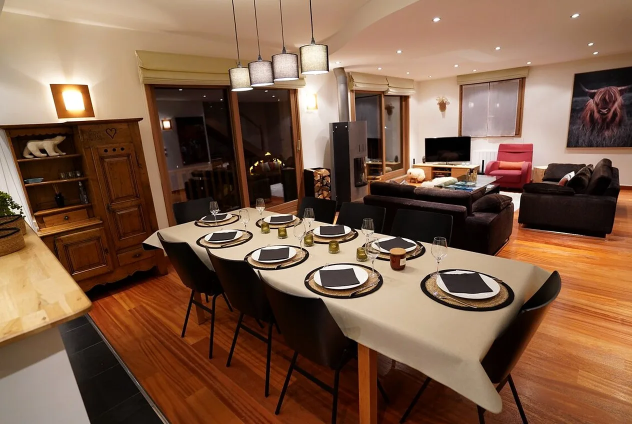
#> input picture img/h/pessah-table-1264.webp, 1264 x 848 px, given in place of valthorens-table.jpg, which was not available (shown at 1/2 size)
$ python _lot4_0611_pessah.py
#> lines starting #> are read from the running program, lines starting #| are printed output that depends on the picture
# -*- coding: utf-8 -*-
"""Lot 4, n° 18 : page Pessah /kosher-pesach-french-alps/ en 4 langues. Idempotent (marqueurs LOT4-PESSAH). Depuis site-v5/.
 - bannière : photo réelle de table dressée du chalet de Val Thorens (img/chalet/valthorens-table.jpg, aucune hallah) à la
   place de wp-soleil (neige au soleil, sans rapport avec la fête) ;
 - section « Votre minhag, votre table » : séfarade ou ashkénaze, kitniyot, gebrokts, matsa : rien d'affirmé sur ce que
   l'équipe sait faire, le client dit son minhag et reçoit une confirmation écrite (questions à Mendel dans le rapport) ;
 - section « Skier à Pessah 2027 » : texte du rapport 06-reports/2026-11-06-stations-ouvertes-pessah-2027.md (stations dont
   la fermeture 2026-27 est publiée, sous réserve de neige) ;
 - 2 questions de FAQ (minhag, ski) ; JSON-LD FAQ complété par _build_i18n.py ld (lancé après)."""
import io, os, re
from PIL import Image
os.chdir(os.path.dirname(os.path.abspath(__file__)))
PAGE = "kosher-pesach-french-alps"
A, Z = "<!--LOT4-PESSAH-->", "<!--/LOT4-PESSAH-->"
FA, FZ = "<!--LOT4-PESSAH-FAQ-->", "<!--/LOT4-PESSAH-FAQ-->"

T = {
 "": dict(
  minhag_h=("Your minhag, ", "your table"),
  minhag_p="Sephardi or Ashkenazi, tell us with your dates. Our team confirms in writing what it prepares for your group.",
  minhag=[("Kitniyot or not.", "Tell us whether your family eats kitniyot at Pesach: the menus follow your custom."),
          ("Gebrokts or not.", "Matza cooked in liquid or kept dry during the holiday: say which custom you keep."),
          ("Matza for the seder.", "Hand-made shmura matza or machine matza: tell us what you need and we tell you what we can provide.")],
  ski_h=("Skiing at ", "Pesach 2027"),
  ski_p=["Pesach 2027 begins on the evening of Wednesday 21 April. Several high-altitude resorts have announced ski seasons that run past that date: Val Thorens, Val d'Isère and Les Deux Alpes until 2 May, Alpe d'Huez until 25 April, and La Plagne and Les Arcs until 24 April. Closing dates belong to each resort and depend on snow, so we confirm them with the resort before you book.",
         "Tell us your dates and your group, and we will suggest a chalet in a resort where the lifts should still be running."],
  faq=[("Sephardi or Ashkenazi?", "Both. Tell us your minhag with your dates: kitniyot or not, gebrokts or not, the matza you want for the seder. Our team confirms in writing what it prepares."),
       ("Can we ski during Pesach 2027?", "In the high resorts, yes: Val Thorens, Val d'Isère and Les Deux Alpes have announced a season until 2 May, Alpe d'Huez until 25 April, La Plagne and Les Arcs until 24 April, subject to snow.")]),
 "fr": dict(
  minhag_h=("Votre minhag, ", "votre table"),
  minhag_p="Séfarade ou ashkénaze, dites-le-nous avec vos dates. Notre équipe vous confirme par écrit ce qu'elle prépare pour votre groupe.",
  minhag=[("Kitniyot ou non.", "Dites-nous si votre famille mange des kitniyot à Pessah : les menus suivent votre minhag."),
          ("Gebrokts ou non.", "Matsa trempée ou gardée sèche pendant la fête : dites-nous l'usage que vous suivez."),
          ("La matsa du séder.", "Matsa chmoura faite à la main ou matsa machine : dites-nous ce qu'il vous faut, nous vous disons ce que nous pouvons fournir.")],
  ski_h=("Skier à ", "Pessah 2027"),
  ski_p=["Pessah 2027 commence le mercredi 21 avril au soir. Plusieurs stations d'altitude ont annoncé une saison de ski qui dépasse cette date : Val Thorens, Val d'Isère et Les Deux Alpes jusqu'au 2 mai, l'Alpe d'Huez jusqu'au 25 avril, La Plagne et Les Arcs jusqu'au 24 avril. Chaque station fixe sa date de fermeture selon l'enneigement ; nous la confirmons avec la station avant votre réservation.",
         "Indiquez-nous vos dates et votre groupe, et nous vous proposerons un chalet dans une station dont les remontées devraient encore fonctionner."],
  faq=[("Séfarade ou ashkénaze ?", "Les deux. Dites-nous votre minhag avec vos dates : kitniyot ou non, gebrokts ou non, la matsa que vous voulez pour le séder. Notre équipe vous confirme par écrit ce qu'elle prépare."),
       ("Peut-on skier pendant Pessah 2027 ?", "Dans les stations d'altitude, oui : Val Thorens, Val d'Isère et Les Deux Alpes ont annoncé une saison jusqu'au 2 mai, l'Alpe d'Huez jusqu'au 25 avril, La Plagne et Les Arcs jusqu'au 24 avril, sous réserve de neige.")]),
 "es": dict(
  minhag_h=("Su minhag, ", "su mesa"),
  minhag_p="Sefardí o askenazí, díganoslo con sus fechas. Nuestro equipo le confirma por escrito lo que prepara para su grupo.",
  minhag=[("Kitniyot o no.", "Díganos si su familia come kitniyot en Pésaj: los menús siguen su costumbre."),
          ("Gebrokts o no.", "Matzá remojada o guardada seca durante la fiesta: díganos la costumbre que siguen."),
          ("La matzá del séder.", "Matzá shmurá hecha a mano o matzá de máquina: díganos lo que necesitan y le decimos lo que podemos proporcionar.")],
  ski_h=("Esquiar en ", "Pésaj 2027"),
  ski_p=["Pésaj 2027 empieza el miércoles 21 de abril por la noche. Varias estaciones de altura han anunciado una temporada de esquí que supera esa fecha: Val Thorens, Val d'Isère y Les Deux Alpes hasta el 2 de mayo, Alpe d'Huez hasta el 25 de abril, La Plagne y Les Arcs hasta el 24 de abril. Cada estación fija su fecha de cierre según la nieve; la confirmamos con la estación antes de su reserva.",
         "Indíquenos sus fechas y su grupo, y le propondremos un chalet en una estación cuyos remontes deberían seguir funcionando."],
  faq=[("¿Sefardí o askenazí?", "Ambos. Díganos su minhag con sus fechas: kitniyot o no, gebrokts o no, la matzá que quieren para el séder. Nuestro equipo le confirma por escrito lo que prepara."),
       ("¿Se puede esquiar durante Pésaj 2027?", "En las estaciones de altura, sí: Val Thorens, Val d'Isère y Les Deux Alpes han anunciado una temporada hasta el 2 de mayo, Alpe d'Huez hasta el 25 de abril, La Plagne y Les Arcs hasta el 24 de abril, según la nieve.")]),
 "he": dict(
  minhag_h=("המנהג שלכם, ", "השולחן שלכם"),
  minhag_p="ספרדים או אשכנזים, כתבו לנו יחד עם התאריכים. הצוות שלנו מאשר בכתב מה הוא מכין לקבוצה שלכם.",
  minhag=[("קטניות או לא.", "כתבו לנו אם המשפחה אוכלת קטניות בפסח: התפריטים הולכים לפי המנהג שלכם."),
          ("שרויה או לא.", "מצה שרויה או יבשה במהלך החג: כתבו לנו איזה מנהג אתם נוהגים."),
          ("המצות לסדר.", "מצה שמורה בעבודת יד או מצת מכונה: כתבו לנו מה אתם צריכים ואנחנו אומרים מה אפשר לספק.")],
  ski_h=("סקי ב", "פסח 2027"),
  ski_p=["פסח 2027 מתחיל ביום רביעי, 21 באפריל, בערב. כמה אתרי סקי גבוהים הודיעו על עונת סקי שנמשכת אחרי התאריך הזה: ואל טורנס, ואל דיזר ולה דז אלפ עד 2 במאי, אלפ ד'ואז עד 25 באפריל, לה פלאן ולז ארק עד 24 באפריל. כל אתר קובע את תאריך הסגירה לפי השלג; אנחנו מאשרים אותו מול האתר לפני ההזמנה שלכם.",
         "כתבו לנו את התאריכים ואת הקבוצה, ונציע צ'אלה באתר שבו המעליות אמורות עדיין לפעול."],
  faq=[("ספרדים או אשכנזים?", "שניהם. כתבו לנו את המנהג שלכם יחד עם התאריכים: קטניות או לא, שרויה או לא, איזו מצה אתם רוצים לסדר. הצוות שלנו מאשר בכתב מה הוא מכין."),
       ("אפשר לעשות סקי בפסח 2027?", "באתרים הגבוהים כן: ואל טורנס, ואל דיזר ולה דז אלפ הודיעו על עונה עד 2 במאי, אלפ ד'ואז עד 25 באפריל, לה פלאן ולז ארק עד 24 באפריל, בכפוף לשלג.")]),
}
LTR = lambda l, s: s if l != "he" else re.sub(r"([A-Za-z][A-Za-z' .\-]*[A-Za-z]|\d[\d .:\-]*\d|\d)", r'<span dir="ltr">\1</span>', s)

def rd(p): return io.open(p, encoding="utf-8", newline="").read()
def wr(p, s): io.open(p, "w", encoding="utf-8", newline="").write(s)

# 1. image de bannière (réelle), 3 largeurs
src = Image.open("img/chalet/valthorens-table.jpg").convert("RGB")
#> src is the input picture: PIL image 1264x848 RGB; mean R, G, B 126.7, 93.9, 72
for w in (640, 960, 1264):
    out = f"img/h/pessah-table-{w}.webp"
    if not os.path.exists(out):
        im = src.resize((w, round(src.height * w / src.width)), Image.LANCZOS); im.save(out, "WEBP", quality=82)
#> this loop made 3 passes
#> pass 1, `im = src.resize((w, round(src.height * w / src.width)), Image.LANCZOS)`:
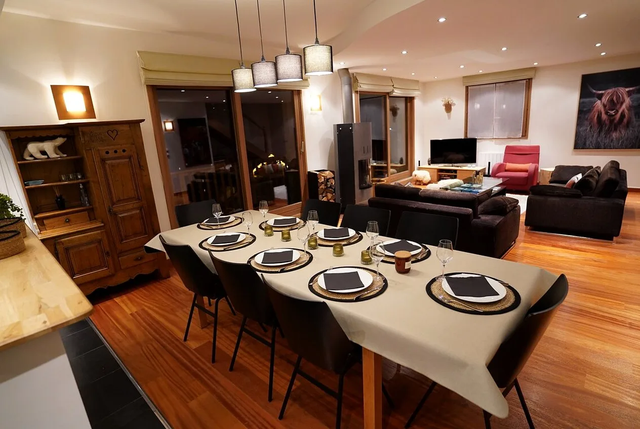
#> im: PIL image 640x429 RGB; mean R, G, B 126.7, 93.9, 72
print("bannière :", src.size)
#| bannière : (1264, 848)
HERO_OLD = re.compile(r'<img src="/img/h/wp-soleil-960\.webp"[^>]*>')
HERO_NEW = '<img src="/img/h/pessah-table-960.webp" srcset="/img/h/pessah-table-640.webp 640w, /img/h/pessah-table-960.webp 960w, /img/h/pessah-table-1264.webp 1264w" sizes="100vw" alt="" width="1264" height="848" fetchpriority="high">'

n = 0
for l, pre in (("", ""), ("fr", "fr/"), ("es", "es/"), ("he", "he/")):
#> (the run stopped early here; a loop or call above may not have finished)

$ run again, on img/c-chrd-1.jpg
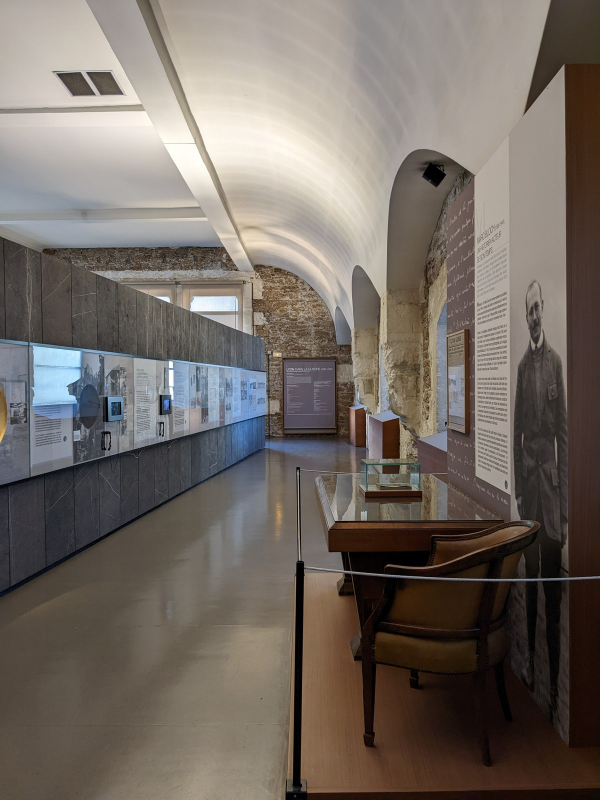
#> input picture img/c-chrd-1.jpg, 1200 x 1600 px, given in place of valthorens-table.jpg, which was not available (shown at 1/2 size)
#> src is the input picture: PIL image 1200x1600 RGB; mean R, G, B 115.7, 107.2, 100
#> the loop `for w in (640, 960, 1264):` made 3 passes
#> pass 1, `im = src.resize((w, round(src.height * w / src.width)), Image.LANCZOS)`:
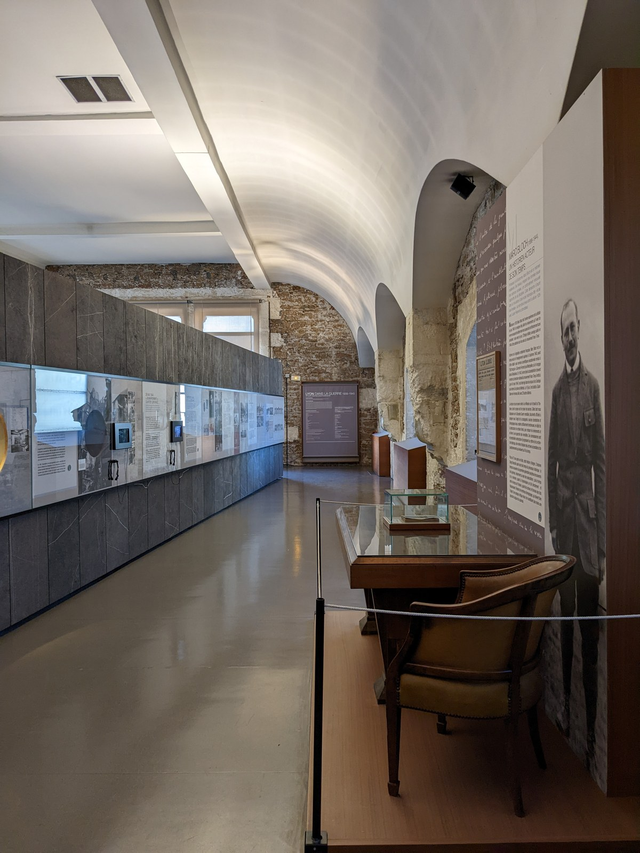
#> im: PIL image 640x853 RGB; mean R, G, B 115.7, 107.2, 100
#| bannière : (1200, 1600)

$ run again, on img/c-izieu-4.jpg
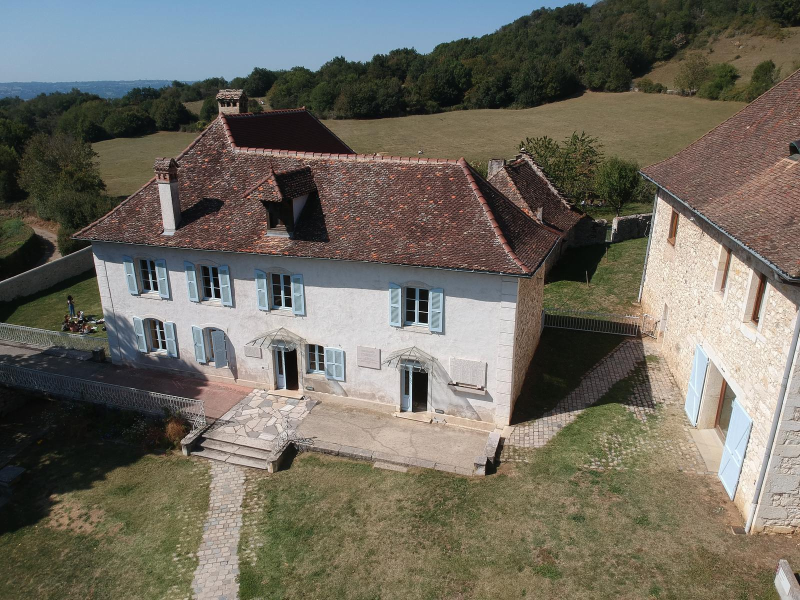
#> input picture img/c-izieu-4.jpg, 1600 x 1200 px, given in place of valthorens-table.jpg, which was not available (shown at 1/2 size)
#> src is the input picture: PIL image 1600x1200 RGB; mean R, G, B 110.5, 106.7, 96.2
#> the loop `for w in (640, 960, 1264):` made 3 passes
#> pass 1, `im = src.resize((w, round(src.height * w / src.width)), Image.LANCZOS)`:
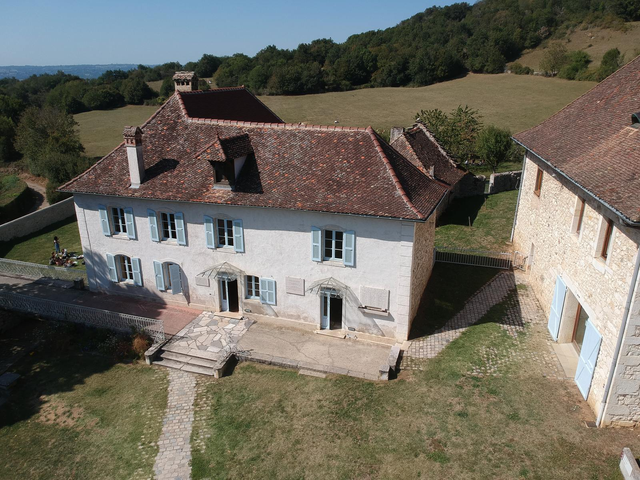
#> im: PIL image 640x480 RGB; mean R, G, B 110.5, 106.7, 96.2
#| bannière : (1600, 1200)
